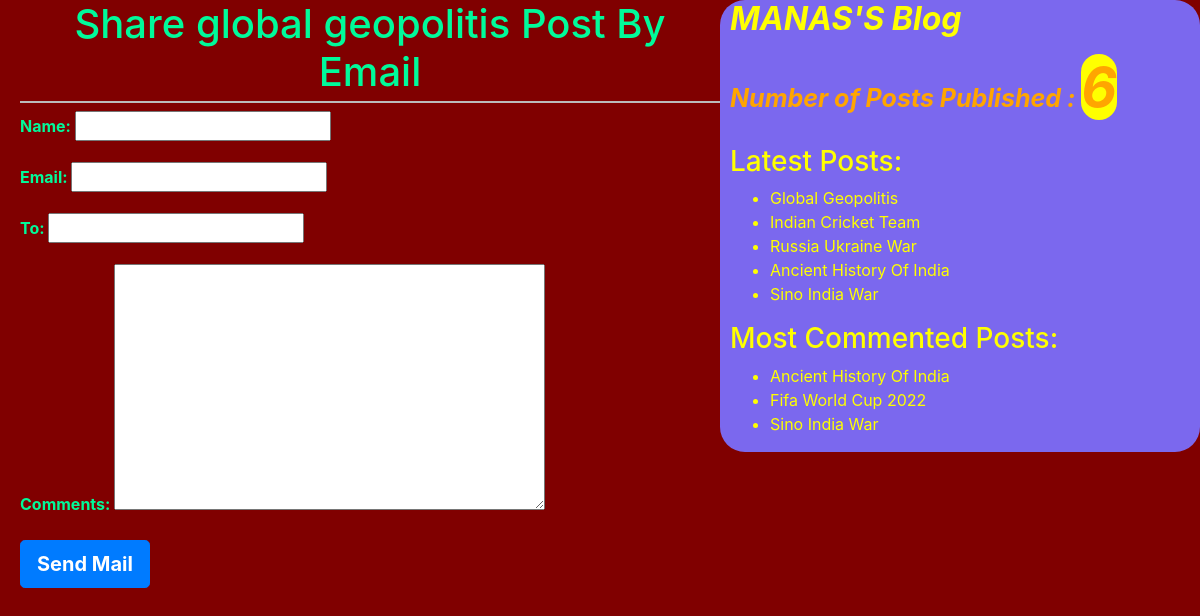
The page /7/share on the database its author committed.
### BloggingApp/models.py (models this page shows, shortened)
class Post(models.Model):
    STATUS_CHOICES=(('draft','Draft'),('published','Published'))
    title=models.CharField(max_length=150)
    slug=models.SlugField(max_length=250,unique_for_date='publish')
    author=models.ForeignKey(User,on_delete=models.CASCADE,related_name='blog_posts')
    body=models.TextField()
    publish=models.DateTimeField(default=timezone.now)
    created=models.DateTimeField(auto_now_add=True)
    updated=models.DateTimeField(auto_now=True)
    status=models.CharField(max_length=10,choices=STATUS_CHOICES,default='draft')
    objects=CustomManager()
    tags=TaggableManager()
    class Meta:
        ordering=('-publish',)
    def get_absolute_url(self):
        return reverse("post_detail",args=[self.publish.year,self.publish.strftime('%m'),self.publish.strftime('%d'),self.slug])

### BloggingApp/views.py (the view)
# urls.py: path('<id>/share', views.email_send_view),
def email_send_view(request,id):
    post=get_object_or_404(Post,id=id,status='published')
    sent=False
    if request.method=='POST':
        form=SendEmailForm(request.POST)
        if form.is_valid():
            cd=form.cleaned_data
            subject='{}({}) recommends you to read {} post'.format(cd['name'],cd['email'],post.title)
            post_url=request.build_absolute_uri(post.get_absolute_url())
            message='Read post At:\n{}\n\n{}\'s comment is:\n{} '.format(post_url,cd['name'],cd['comments'])
            send_mail=(subject,message,'manas@gmail.com',[cd['to']])
            sent=True
    else:
        form=SendEmailForm()
    return render(request,'bloggingapp/sharepost.html',{'form':form,'post':post,'sent':sent})

### BloggingApp/forms.py
class SendEmailForm(forms.Form):
    name=forms.CharField()
    email=forms.EmailField()
    to=forms.EmailField()
    comments=forms.CharField(required=False,widget=forms.Textarea)

### BloggingApp/models.py (called while the page is built)
    def get_queryset(self):
        return super().get_queryset().filter(status='published')

### BloggingApp/templatetags/bloggingapp_tags.py (called while the page is built)
@register.simple_tag(name='my_tag')
def total_posts():
    return Post.objects.count()

@register.inclusion_tag('bloggingapp/latest_posts123.html')
def show_latest_posts(count):
    latest_posts=Post.objects.order_by('-publish')[:count]
    return{'latest_posts':latest_posts}

@register.simple_tag
def get_most_commented_posts(count=3):
    most_commented_posts=Post.objects.annotate(total_comments=Count('comments')).order_by('-total_comments')[:count]
    return most_commented_posts

### templates/bloggingapp/sharepost.html (shortened to what this page needs)
<!DOCTYPE html>
{% extends 'bloggingapp/base.html'%}
{% block content_block %}
{% if sent %}
<h1>Mail has been sent successfully!!!!!!!!!</h1>
<h2>Post with title:{{post.title}} info shared successfully through mail...</h2>
{%else%}
<h1>Share {{post.title}} Post By Email</h1>
<form method="POST" >
  {{form.as_p}}
  <input style="font-weight:bold;" type="submit" class='btn btn-primary btn-lg' name="" value="Send Mail">
</form>
{%endif%}
{%endblock%}

### templates/bloggingapp/base.html (shortened to what this page needs)
<!DOCTYPE html>
{% load static %}
{% load bloggingapp_tags %}
<html lang="en" dir="ltr">
  <head>
    <link rel="stylesheet" href="{% static "css/bootstrap.css" %}">
    <link rel="stylesheet" href="{% static "css/blogging.css" %}">
  </head>
  <body>
    <div class="content">
      {% block content_block %}
      {%endblock%}
    </div>
    <div class="sidebar">
      <h2 ><strong><em>MANAS'S Blog</em></strong></h2>
      <p id="tp"> Number of Posts Published : <span  class="tp">{% my_tag %}</span></p>
      <h3>Latest Posts:</h3>{%show_latest_posts 5 %}
      <h3>Most Commented Posts:</h3>
      {% get_most_commented_posts as most_commented_posts%}
      <ul>
        {% for post in most_commented_posts%}
        <li > <a style="color:yellow;" href="{{post.get_absolute_url}}">{{post.title|title}}</a></li>
        {% endfor%}
      </ul>
    </div>
  </body>
</html>

### templates/bloggingapp/latest_posts123.html
<ul>
    {% for post in latest_posts %}
    <li><a style="color:yellow;" href="{{post.get_absolute_url}}"> {{post.title|title}}</a></li>
    {% endfor %}
</ul>

### static/css/blogging.css (style rules this page uses)
.content { width: 60%; float: left; font-family:-apple-system, BlinkMacSystemFont, 'Segoe UI', Roboto, Oxygen, Ubuntu, Cantarell, 'Open Sans', 'Helvetica Neue', sans-serif; color:mediumspringgreen; font-weight: bold; padding-left: 20px; border-radius: 25px; }
.sidebar { width: 40%; background: mediumslateblue; float: right; color:yellow; padding-left: 10px; border-radius: 25px; }
body { background:maroon; }
h1 { text-align: center; border-bottom: 2px solid #bbb; padding-bottom: 5px; }
#tp { color:orange; font-size:25px; font-weight: bold; font-style: oblique; }
.tp { background:yellow; font-size: 55px; border-radius: 50px; font-style:oblique; }

### rows shown on the page
Post: title "global geopolitis", title "Global Geopolitis"
Post: title "Indian Cricket Team"
Post: title "Russia Ukraine War"
Post: title "Ancient History Of India"
Post: title "Sino India War"
Post: title "Fifa World Cup 2022"
